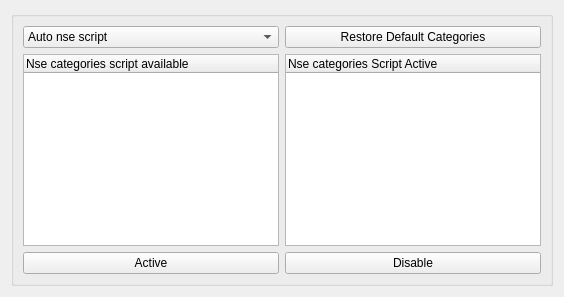
          <widget class="QWidget" name="page_6">
           <layout class="QHBoxLayout" name="horizontalLayout_5">
            <item>
             <widget class="QGroupBox" name="groupBox_3">
              <property name="title">
               <string/>
              </property>
              <layout class="QGridLayout" name="gridLayout_4">
               <item row="0" column="0">
                <widget class="QComboBox" name="nseComboScript">
                 <item>
                  <property name="text">
                   <string>Auto nse script</string>
                  </property>
                 </item>
                 <item>
                  <property name="text">
                   <string>Custom nse script</string>
                  </property>
                 </item>
                </widget>
               </item>
               <item row="1" column="0">
                <widget class="QTreeWidget" name="nseTreeAvail">
                 <property name="alternatingRowColors">
                  <bool>true</bool>
                 </property>
                 <property name="rootIsDecorated">
                  <bool>false</bool>
                 </property>
                 <column>
                  <property name="text">
                   <string>Nse categories script available</string>
                  </property>
                 </column>
                </widget>
               </item>
               <item row="1" column="1">
                <widget class="QTreeWidget" name="nseTreeActive">
                 <property name="alternatingRowColors">
                  <bool>true</bool>
                 </property>
                 <property name="rootIsDecorated">
                  <bool>false</bool>
                 </property>
                 <column>
                  <property name="text">
                   <string>Nse categories Script Active</string>
                  </property>
                 </column>
                </widget>
               </item>
               <item row="2" column="0">
                <widget class="QPushButton" name="nseActiveBut">
                 <property name="text">
                  <string>Active</string>
                 </property>
                 <property name="icon">
                  <iconset resource="../mainwin.qrc">
                   <normaloff>:/images/images/right.png</normaloff>:/images/images/right.png</iconset>
                 </property>
                 <property name="flat">
                  <bool>false</bool>
                 </property>
                </widget>
               </item>
               <item row="0" column="1">
                <widget class="QPushButton" name="nseResetBut">
                 <property name="text">
                  <string>Restore Default Categories</string>
                 </property>
                 <property name="icon">
                  <iconset resource="../mainwin.qrc">
                   <normaloff>:/images/images/flag_yellow.png</normaloff>:/images/images/flag_yellow.png</iconset>
                 </property>
                </widget>
               </item>
               <item row="2" column="1">
                <widget class="QPushButton" name="nseRemoveBut">
                 <property name="text">
                  <string>Disable</string>
                 </property>
                 <property name="icon">
                  <iconset resource="../mainwin.qrc">
                   <normaloff>:/images/images/left.png</normaloff>:/images/images/left.png</iconset>
                 </property>
                </widget>
               </item>
              </layout>
             </widget>
            </item>
           </layout>
          </widget>
